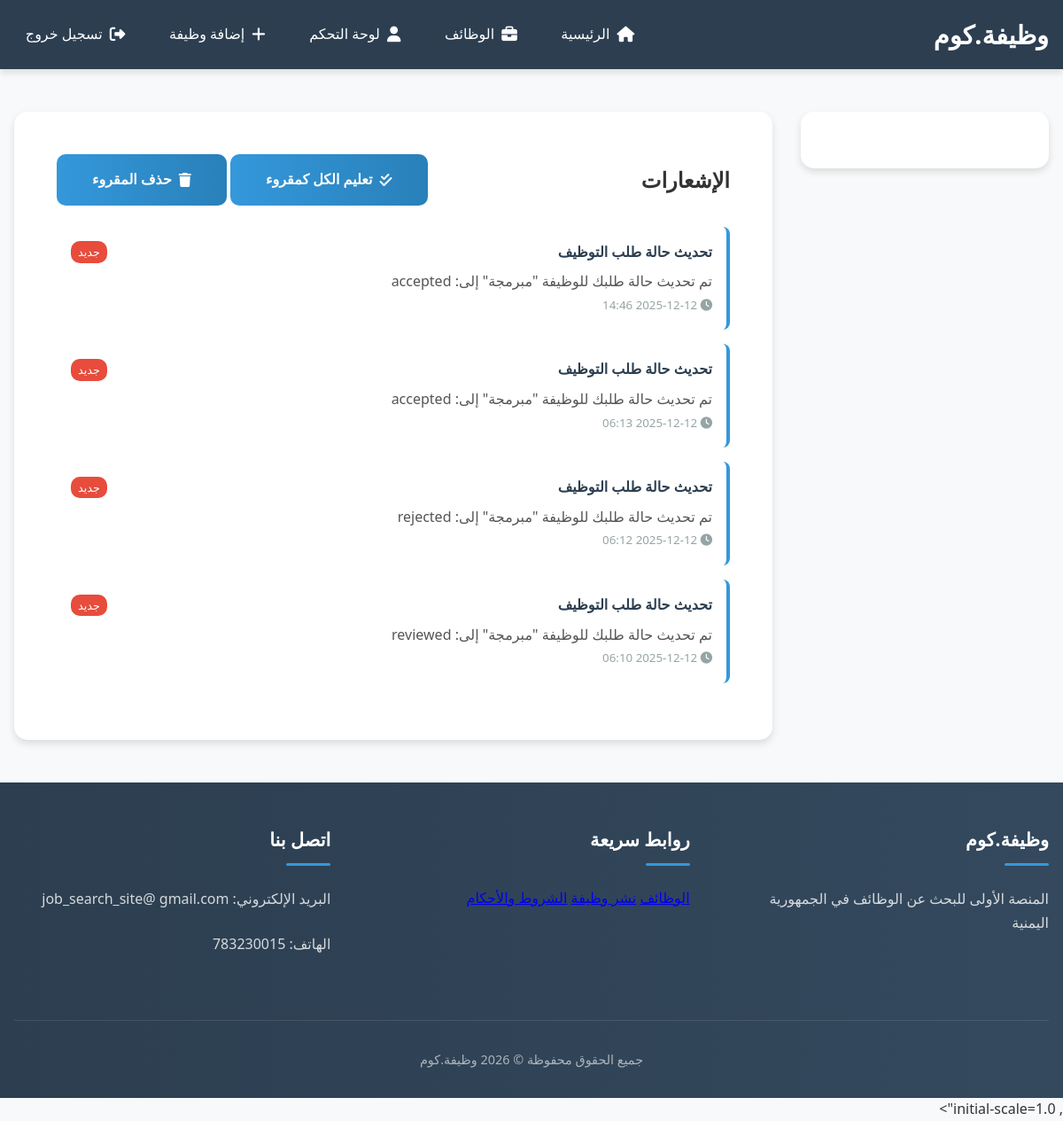
Screenshot of /notifications.php (signed in) with the database file from the repository.
### tables this page shows
CREATE TABLE `notifications` (
  `id` int(11) NOT NULL,
  `user_id` int(11) NOT NULL,
  `title` varchar(255) NOT NULL,
  `message` text NOT NULL,
  `type` varchar(50) DEFAULT NULL,
  `is_read` tinyint(1) DEFAULT 0,
  `created_at` timestamp NOT NULL DEFAULT current_timestamp()
);

### notifications.php (the view, shortened to what this page needs)
<!DOCTYPE html>
<html lang="en">
<head>
     <link rel="stylesheet" href="css/style.css">
<?php
require_once 'config/database.php';
require_once 'includes/header.php';
$user_id = $_SESSION['user_id'];
$sql = "SELECT * FROM notifications WHERE user_id = '$user_id' ORDER BY created_at DESC";
$result = mysqli_query($conn, $sql);
?>
<div class="container">
    <div class="dashboard">
        <div class="dashboard-sidebar">
        </div>
        <div class="dashboard-content">
            <div style="display: flex; justify-content: space-between; align-items: center; margin-bottom: 1.5rem;">
                <h2>الإشعارات</h2>
                <div>
                    <a href="?mark_all_read" class="btn" style="background-color: #3498db;">
                        <i class="fas fa-check-double"></i> تعليم الكل كمقروء
                    </a>
                    <a href="?delete_read" class="btn" style="background-color: #e74c3c;">
                        <i class="fas fa-trash"></i> حذف المقروء
                    </a>
                </div>
            </div>
            <?php if(mysqli_num_rows($result) > 0): ?>
                <div class="notifications-list">
                    <?php while($notification = mysqli_fetch_assoc($result)): ?>
                    <div class="notification-item" style="background: white; padding: 1rem; margin-bottom: 1rem; border-radius: 8px;
                         border-right: 4px solid <?php echo $notification['is_read'] ? '#95a5a6' : '#3498db'; ?>;">
                        <div style="display: flex; justify-content: space-between; align-items: start;">
                            <div style="flex: 1;">
                                <h4 style="margin-bottom: 0.5rem; color: <?php echo $notification['is_read'] ? '#7f8c8d' : '#2c3e50'; ?>;">
                                    <?php echo htmlspecialchars($notification['title']); ?>
                                </h4>
                                <p style="color: #555;"><?php echo htmlspecialchars($notification['message']); ?></p>
                                <small style="color: #95a5a6;">
                                    <i class="fas fa-clock"></i> <?php echo date('Y-m-d H:i', strtotime($notification['created_at'])); ?>
                                </small>
                            </div>
                            <div>
                                <?php if(!$notification['is_read']): ?>
                                <span class="unread-badge" style="background-color: #e74c3c; color: white; padding: 0.2rem 0.5rem; border-radius: 10px; font-size: 0.8rem;">
                                    جديد
                                </span>
                                <?php endif; ?>
                            </div>
                        </div>
                    </div>
                    <?php endwhile; ?>
                </div>
            <?php endif; ?>
        </div>
    </div>
</div>
<?php require_once 'includes/footer.php'; ?>
</head>
<body>
</body>
</html>

### style.css (style rules this page uses)
* { margin: 0; padding: 0; box-sizing: border-box; font-family: 'Segoe UI', Tahoma, Geneva, Verdana, sans-serif; }
:root { --primary-color: #2c3e50; --secondary-color: #3498db; --accent-color: #e74c3c; --light-color: #ecf0f1; --dark-color: #2c3e50; --gray-color: #7f8c8d; --success-color: #27ae60; --warning-color: #f39c12; --danger-color: #e74c3c; --info-color: #17a2b8; --purple-color: #9b59b6; --light-gray: #f8f9fa; --border-color: #dee2e6; --text-color: #333; --text-light: #6c757d; --shadow-sm: 0 2px 4px rgba(0,0,0,0.1); --shadow-md: 0 4px 8px rgba(0,0,0,0.12); --shadow-lg: 0 8px 16px rgba(0,0,0,0.15); --shadow-xl: 0 10px 25px rgba(0,0,0,0.2); --border-radius-sm: 5px; --border-radius-md: 10px; --border-radius-lg: 15px; --border-radius-xl: 20px; --spacing-xs: 0.5rem; --spacing-sm: 1rem; --spacing-md: 1.5rem; --spacing-lg: 2rem; --spacing-xl: 3rem; }
html { scroll-behavior: smooth; }
body { background-color: var(--light-gray); color: var(--text-color); line-height: 1.6; direction: rtl; min-height: 100vh; display: flex; flex-direction: column; }
.container { width: 100%; max-width: 1200px; margin: 0 auto; padding: 0 var(--spacing-sm); }
.btn { display: inline-flex; align-items: center; justify-content: center; gap: 0.5rem; background: linear-gradient(to right, var(--secondary-color), #2980b9); color: white; border: none; padding: 1rem 2.5rem; border-radius: var(--border-radius-md); cursor: pointer; font-size: 1rem; font-weight: 600; text-decoration: none; transition: all 0.3s ease; position: relative; overflow: hidden; }
.btn::before { content: ''; position: absolute; top: 50%; right: 50%; width: 0; height: 0; border-radius: 50%; background: rgba(255, 255, 255, 0.2); transform: translate(50%, -50%); transition: width 0.6s, height 0.6s; }
.dashboard { display: grid; grid-template-columns: 280px 1fr; gap: var(--spacing-lg); margin: var(--spacing-xl) auto; max-width: 1400px; }
.dashboard-sidebar { background: white; border-radius: var(--border-radius-lg); padding: var(--spacing-lg); box-shadow: var(--shadow-md); height: fit-content; position: sticky; top: 100px; }
.dashboard-content { background: white; border-radius: var(--border-radius-lg); padding: var(--spacing-xl); box-shadow: var(--shadow-md); }

### rows the page displays
notifications: title "تحديث حالة طلب التوظيف", message "تم تحديث حالة طلبك للوظيفة \"مبرمجة\" إلى: accepted", created_at "2025-12-12 14:46", is_read "جديد"
notifications: title "تحديث حالة طلب التوظيف", message "تم تحديث حالة طلبك للوظيفة \"مبرمجة\" إلى: accepted", created_at "2025-12-12 06:13", is_read "جديد"
notifications: title "تحديث حالة طلب التوظيف", message "تم تحديث حالة طلبك للوظيفة \"مبرمجة\" إلى: rejected", created_at "2025-12-12 06:12", is_read "جديد"
notifications: title "تحديث حالة طلب التوظيف", message "تم تحديث حالة طلبك للوظيفة \"مبرمجة\" إلى: reviewed", created_at "2025-12-12 06:10", is_read "جديد"
